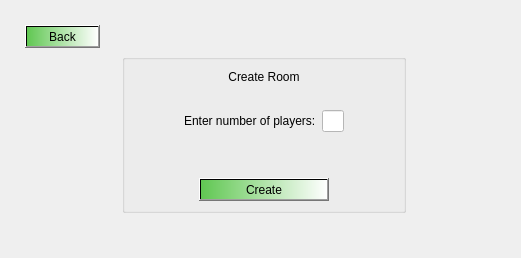
      <widget class="QWidget" name="page_CreateRoom">
       <layout class="QGridLayout" name="gridLayout_10" rowstretch="1,2,1" columnstretch="1,1,1">
        <property name="leftMargin">
         <number>25</number>
        </property>
        <property name="topMargin">
         <number>25</number>
        </property>
        <property name="rightMargin">
         <number>25</number>
        </property>
        <property name="bottomMargin">
         <number>25</number>
        </property>
        <item row="1" column="2">
         <spacer name="verticalSpacer_14">
          <property name="orientation">
           <enum>Qt::Vertical</enum>
          </property>
          <property name="sizeHint" stdset="0">
           <size>
            <width>20</width>
            <height>40</height>
           </size>
          </property>
         </spacer>
        </item>
        <item row="1" column="0">
         <spacer name="verticalSpacer_13">
          <property name="orientation">
           <enum>Qt::Vertical</enum>
          </property>
          <property name="sizeHint" stdset="0">
           <size>
            <width>20</width>
            <height>40</height>
           </size>
          </property>
         </spacer>
        </item>
        <item row="0" column="1">
         <spacer name="horizontalSpacer_23">
          <property name="orientation">
           <enum>Qt::Horizontal</enum>
          </property>
          <property name="sizeHint" stdset="0">
           <size>
            <width>40</width>
            <height>20</height>
           </size>
          </property>
         </spacer>
        </item>
        <item row="2" column="1">
         <spacer name="horizontalSpacer_24">
          <property name="orientation">
           <enum>Qt::Horizontal</enum>
          </property>
          <property name="sizeHint" stdset="0">
           <size>
            <width>40</width>
            <height>20</height>
           </size>
          </property>
         </spacer>
        </item>
        <item row="0" column="0" alignment="Qt::AlignLeft">
         <widget class="QPushButton" name="pushButton_CreateRoomBack">
          <property name="cursor">
           <cursorShape>PointingHandCursor</cursorShape>
          </property>
          <property name="styleSheet">
           <string notr="true">background-color: qlineargradient(spread:pad, x1:0, y1:0, x2:1, y2:0, stop:0 rgba(96, 199, 82, 255), stop:1 rgba(255, 255, 255, 255));</string>
          </property>
          <property name="text">
           <string>Back</string>
          </property>
         </widget>
        </item>
        <item row="1" column="1">
         <widget class="QGroupBox" name="groupBox_4">
          <property name="title">
           <string/>
          </property>
          <property name="flat">
           <bool>true</bool>
          </property>
          <layout class="QGridLayout" name="gridLayout_9" rowstretch="0,0,1,0" rowminimumheight="1,1,1,1">
           <item row="3" column="0">
            <layout class="QVBoxLayout" name="verticalLayout_11" stretch="1,0,1,1">
             <item>
              <layout class="QHBoxLayout" name="horizontalLayout_12" stretch="6,0">
               <property name="spacing">
                <number>0</number>
               </property>
               <property name="leftMargin">
                <number>50</number>
               </property>
               <property name="rightMargin">
                <number>50</number>
               </property>
               <item>
                <widget class="QLabel" name="label_14">
                 <property name="styleSheet">
                  <string notr="true"/>
                 </property>
                 <property name="text">
                  <string>Enter number of players:  </string>
                 </property>
                </widget>
               </item>
               <item>
                <widget class="QLineEdit" name="EnterPlayerNumberField">
                 <property name="styleSheet">
                  <string notr="true">background-color: rgb(255, 255, 255);</string>
                 </property>
                 <property name="frame">
                  <bool>true</bool>
                 </property>
                 <property name="dragEnabled">
                  <bool>false</bool>
                 </property>
                 <property name="readOnly">
                  <bool>false</bool>
                 </property>
                 <property name="clearButtonEnabled">
                  <bool>false</bool>
                 </property>
                </widget>
               </item>
              </layout>
             </item>
             <item>
              <spacer name="horizontalSpacer_41">
               <property name="orientation">
                <enum>Qt::Horizontal</enum>
               </property>
               <property name="sizeHint" stdset="0">
                <size>
                 <width>40</width>
                 <height>20</height>
                </size>
               </property>
              </spacer>
             </item>
             <item>
              <spacer name="horizontalSpacer_20">
               <property name="orientation">
                <enum>Qt::Horizontal</enum>
               </property>
               <property name="sizeHint" stdset="0">
                <size>
                 <width>40</width>
                 <height>20</height>
                </size>
               </property>
              </spacer>
             </item>
             <item>
              <layout class="QHBoxLayout" name="horizontalLayout_14" stretch="1,2,1">
               <item>
                <spacer name="horizontalSpacer_18">
                 <property name="orientation">
                  <enum>Qt::Horizontal</enum>
                 </property>
                 <property name="sizeHint" stdset="0">
                  <size>
                   <width>40</width>
                   <height>20</height>
                  </size>
                 </property>
                </spacer>
               </item>
               <item>
                <widget class="QPushButton" name="pushButton_Create">
                 <property name="cursor">
                  <cursorShape>PointingHandCursor</cursorShape>
                 </property>
                 <property name="styleSheet">
                  <string notr="true">background-color: qlineargradient(spread:pad, x1:0, y1:0, x2:1, y2:0, stop:0 rgba(96, 199, 82, 255), stop:1 rgba(255, 255, 255, 255));</string>
                 </property>
                 <property name="text">
                  <string>Create</string>
                 </property>
                </widget>
               </item>
               <item>
                <spacer name="horizontalSpacer_19">
                 <property name="orientation">
                  <enum>Qt::Horizontal</enum>
                 </property>
                 <property name="sizeHint" stdset="0">
                  <size>
                   <width>40</width>
                   <height>20</height>
                  </size>
                 </property>
                </spacer>
               </item>
              </layout>
             </item>
            </layout>
           </item>
           <item row="1" column="0">
            <widget class="QLabel" name="label_13">
             <property name="styleSheet">
              <string notr="true"/>
             </property>
             <property name="text">
              <string>Create Room</string>
             </property>
             <property name="alignment">
              <set>Qt::AlignCenter</set>
             </property>
            </widget>
           </item>
           <item row="2" column="0">
            <spacer name="horizontalSpacer_25">
             <property name="orientation">
              <enum>Qt::Horizontal</enum>
             </property>
             <property name="sizeHint" stdset="0">
              <size>
               <width>40</width>
               <height>20</height>
              </size>
             </property>
            </spacer>
           </item>
          </layout>
         </widget>
        </item>
       </layout>
      </widget>
